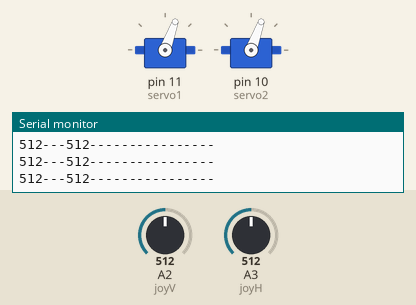
Simulated run of this sketch. Board: Arduino Uno, built with avr-gcc and run on an emulated ATmega328P. On the bench: 2 × servo, the last lines printed to the serial monitor. The test bench sets the inputs (shaded band); at power-on: A2 (joyV) = 512, A3 (joyH) = 512.

Above: at 1.2 s.
1.3 s: A2 (joyV) set to 716
At 2.5 s:
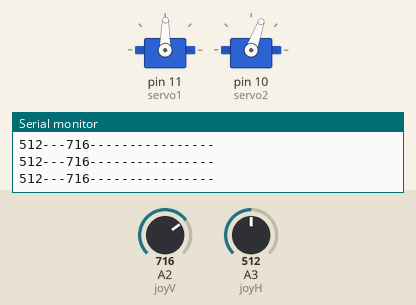
2.8 s: A3 (joyH) set to 716
At 3.2 s:
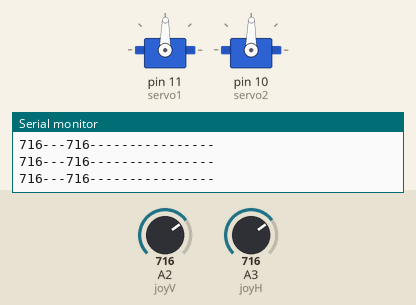
4.3 s: A2 (joyV) set to 900
At 5.1 s:
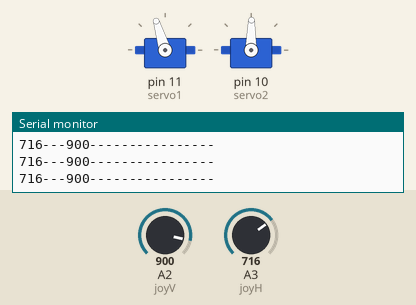
5.8 s: A3 (joyH) set to 900
At 7.0 s:
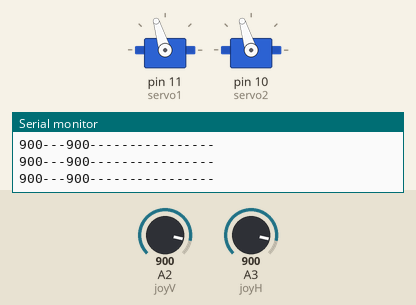
7.3 s: A2 (joyV) set to 1023
At 7.6 s:
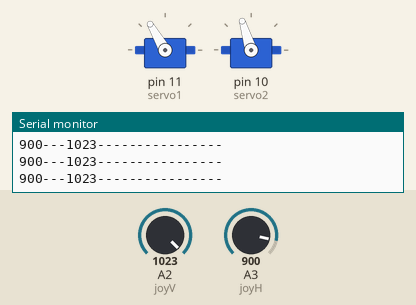
8.8 s: A3 (joyH) set to 1023
At 9.4 s:
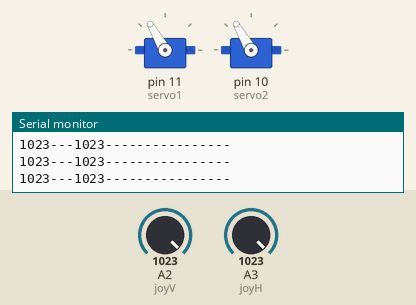
Timing chart, 0 to 11.3 s (numbered marks = the images above; inputs shaded):
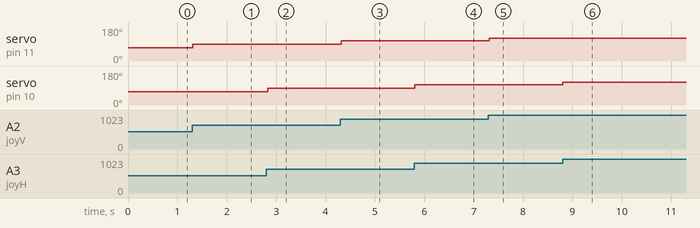

The sketch:

joystickservo.ino
```cpp
#include <Arduino.h>

//source http://www.instructables.com/id/Arduino-2-Servos-Thumbstick-joystick/?ALLSTEPS

#include <Servo.h>

const int servo1 = 11;       // first servo
const int servo2 = 10;       // second servo
const int joyH = 3;        // L/R Parallax Thumbstick
const int joyV = 2;        // U/D Parallax Thumbstick

int servoVal;           // variable to read the value from the analog pin

Servo myservo1;  // create servo object to control a servo
Servo myservo2;  // create servo object to control a servo


void setup() {

  // Servo
  myservo1.attach(servo1);  // attaches the servo
  myservo2.attach(servo2);  // attaches the servo

  // Inizialize Serial
  Serial.begin(9600);
}


void loop(){

    // Display Joystick values using the serial monitor
    outputJoystick();

    if (analogRead(joyH)==509 && (analogRead(joyV)==499 | analogRead(joyV)==498)){
      myservo2.write(90);
      myservo1.write(90);
    }
    else {

    // Read the horizontal joystick value  (value between 0 and 1023)
    servoVal = analogRead(joyH);
    servoVal = map(servoVal, 0, 1023, 20, 120);     // scale it to use it with the servo (result  between 0 and 180)

    myservo2.write(servoVal);                         // sets the servo position according to the scaled value

    // Read the horizontal joystick value  (value between 0 and 1023)
    servoVal = analogRead(joyV);
    servoVal = map(servoVal, 0, 1023, 20, 120);     // scale it to use it with the servo (result between 70 and 180)

    myservo1.write(servoVal);                           // sets the servo position according to the scaled value

    delay(15);     }   // waits for the servo to get there

}


/**
* Display joystick values
*/
void outputJoystick(){

    Serial.print(analogRead(joyH));
    Serial.print ("---");
    Serial.print(analogRead(joyV));
    Serial.println ("----------------");
}
```

Measured:
- after the input at 1.3 s, servo on pin 11 (servo1): 70° → 89° at once
- after the input at 2.8 s, servo on pin 10 (servo2): 70° → 89° at once
- after the input at 4.3 s, servo on pin 11 (servo1): 89° → 107° at once
- after the input at 5.8 s, servo on pin 10 (servo2): 89° → 107° at once
- after the input at 7.3 s, servo on pin 11 (servo1): 107° → 120° at once
- after the input at 8.8 s, servo on pin 10 (servo2): 107° → 120° at once
